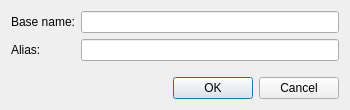
<?xml version="1.0" encoding="UTF-8"?>
<ui version="4.0">
 <class>AliasDefinitionDialog</class>
 <widget class="QDialog" name="AliasDefinitionDialog">
  <property name="geometry">
   <rect>
    <x>0</x>
    <y>0</y>
    <width>350</width>
    <height>110</height>
   </rect>
  </property>
  <property name="minimumSize">
   <size>
    <width>350</width>
    <height>110</height>
   </size>
  </property>
  <property name="maximumSize">
   <size>
    <width>350</width>
    <height>110</height>
   </size>
  </property>
  <property name="windowTitle">
   <string>Alias definition</string>
  </property>
  <layout class="QGridLayout" name="gridLayout">
   <item row="1" column="0">
    <widget class="QLabel" name="label_2">
     <property name="text">
      <string>Alias:</string>
     </property>
    </widget>
   </item>
   <item row="1" column="1">
    <widget class="QLineEdit" name="m_Alias">
     <property name="maxLength">
      <number>50</number>
     </property>
    </widget>
   </item>
   <item row="0" column="0">
    <widget class="QLabel" name="label">
     <property name="text">
      <string>Base name:</string>
     </property>
    </widget>
   </item>
   <item row="0" column="1">
    <widget class="QLineEdit" name="m_BaseName">
     <property name="maxLength">
      <number>50</number>
     </property>
    </widget>
   </item>
   <item row="3" column="0" colspan="2">
    <widget class="QDialogButtonBox" name="m_ButtonBox">
     <property name="standardButtons">
      <set>QDialogButtonBox::Cancel|QDialogButtonBox::Ok</set>
     </property>
    </widget>
   </item>
   <item row="2" column="0" colspan="2">
    <spacer name="spacer">
     <property name="orientation">
      <enum>Qt::Vertical</enum>
     </property>
     <property name="sizeHint" stdset="0">
      <size>
       <width>20</width>
       <height>40</height>
      </size>
     </property>
    </spacer>
   </item>
  </layout>
 </widget>
 <layoutdefault spacing="6" margin="11"/>
 <tabstops>
  <tabstop>m_BaseName</tabstop>
  <tabstop>m_Alias</tabstop>
 </tabstops>
 <resources/>
 <connections>
  <connection>
   <sender>m_ButtonBox</sender>
   <signal>accepted()</signal>
   <receiver>AliasDefinitionDialog</receiver>
   <slot>accept()</slot>
   <hints>
    <hint type="sourcelabel">
     <x>174</x>
     <y>89</y>
    </hint>
    <hint type="destinationlabel">
     <x>174</x>
     <y>54</y>
    </hint>
   </hints>
  </connection>
  <connection>
   <sender>m_ButtonBox</sender>
   <signal>rejected()</signal>
   <receiver>AliasDefinitionDialog</receiver>
   <slot>reject()</slot>
   <hints>
    <hint type="sourcelabel">
     <x>174</x>
     <y>89</y>
    </hint>
    <hint type="destinationlabel">
     <x>174</x>
     <y>54</y>
    </hint>
   </hints>
  </connection>
 </connections>
</ui>
